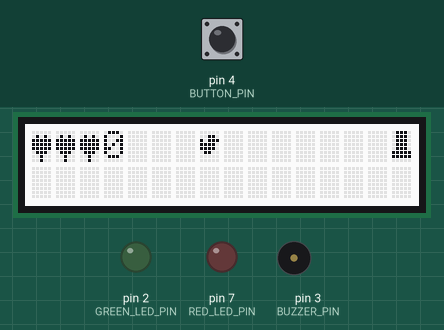
A sketch run on a simulated Arduino Uno, built with avr-gcc and run on an emulated ATmega328P. On the bench: 16×2 character LCD, output pins drawn as LEDs (lit = HIGH), buzzer (waves = sounding). The test bench sets the inputs (shaded band); at power-on: pin 4 (BUTTON_PIN) HIGH. Random numbers use the default seed unless the sketch sets one.

Above: at 1.3 s.
1.4 s: pin 4 (BUTTON_PIN) pulled LOW for 0.75 s
At 1.78 s:
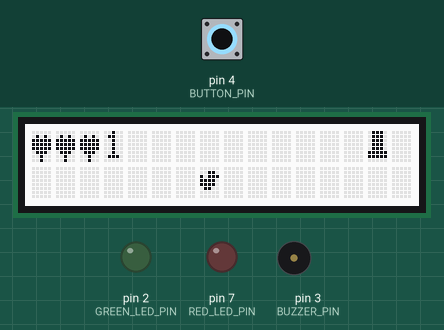
3.6 s: pin 4 (BUTTON_PIN) pulled LOW for 3.2 s
At 4.15 s:
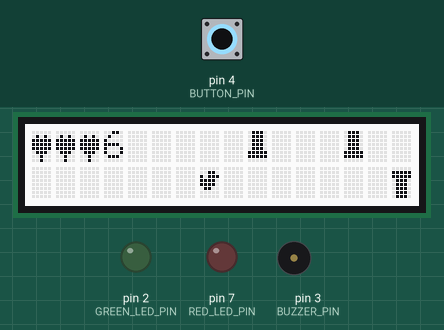
8.3 s: pin 4 (BUTTON_PIN) pulled LOW for 1 s
At 8.76 s:
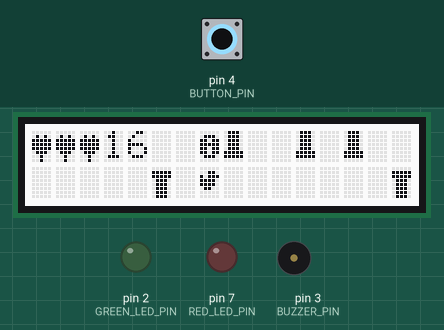
11.3 s: pin 4 (BUTTON_PIN) pulled LOW for 0.75 s
At 11.82 s:
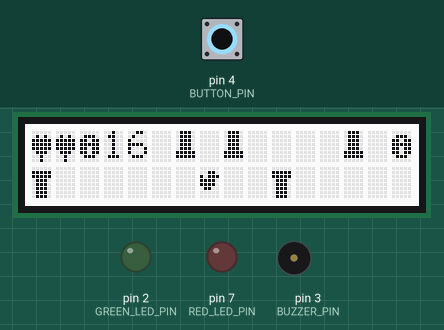
14.4 s: pin 4 (BUTTON_PIN) pulled LOW for 3.2 s
At 18.4 s:
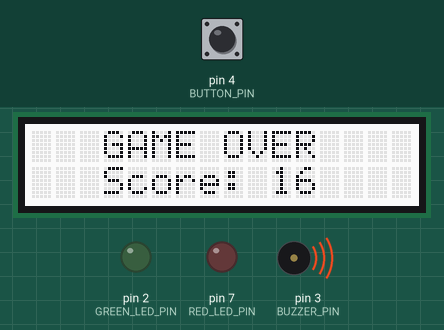
Timing chart, 0 to 22.3 s (numbered marks = the images above; inputs shaded):
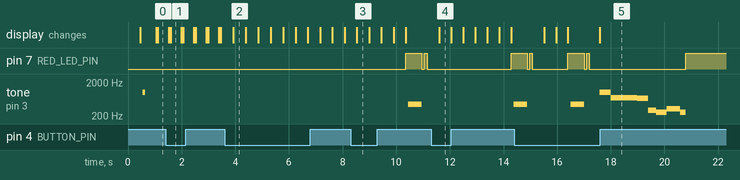

The sketch:

arduinoFlappyBirds.ino
```cpp
#include <Wire.h>
#include <rgb_lcd.h>
#include "notes.h"

rgb_lcd lcd;

#define BUTTON_PIN 4
#define BUZZER_PIN 3
#define GREEN_LED_PIN 2
#define RED_LED_PIN 7

bool hasPlayedDeadChime = false;

void playStartupChime() {
  tone(BUZZER_PIN, 1000);
  delay(100);
  noTone(BUZZER_PIN);
}

void playCoinChime() {
  tone(BUZZER_PIN, NOTE_B5);
  delay(200);
  noTone(BUZZER_PIN);
  analogWrite(BUZZER_PIN, NOTE_E6);
  delay(400);
  noTone(BUZZER_PIN);
}

void playCollisionChime() {
  tone(BUZZER_PIN, NOTE_A4);
  delay(300);
  noTone(BUZZER_PIN);
  tone(BUZZER_PIN, NOTE_A4);
  delay(200);
  noTone(BUZZER_PIN);
}

void playDeadChime() {
  if (!hasPlayedDeadChime){
    tone(BUZZER_PIN, NOTE_B5);
    delay(400);
    noTone(BUZZER_PIN);
    tone(BUZZER_PIN, NOTE_F5);
    delay(500);
    noTone(BUZZER_PIN);
    tone(BUZZER_PIN, NOTE_F5);
    delay(500);
    noTone(BUZZER_PIN);
    tone(BUZZER_PIN, NOTE_E5);
    delay(400);
    noTone(BUZZER_PIN);
    tone(BUZZER_PIN, NOTE_D4);
    delay(300);
    noTone(BUZZER_PIN);
    tone(BUZZER_PIN, NOTE_C4);
    delay(400);
    noTone(BUZZER_PIN);
    tone(BUZZER_PIN, NOTE_E4);
    delay(300);
    noTone(BUZZER_PIN);
    tone(BUZZER_PIN, NOTE_E4);
    delay(200);
    noTone(BUZZER_PIN);
    tone(BUZZER_PIN, NOTE_C4);
    delay(200);
    noTone(BUZZER_PIN);
    hasPlayedDeadChime = true;
  }
}

byte pipeSymbol[8] = {
  0b00000,
  0b11111,
  0b11111,
  0b01110,
  0b01110,
  0b01110,
  0b01110,
  0b01110
};

byte pipeTopSymbol[8] = {
  0b01110,
  0b01110,
  0b01110,
  0b01110,
  0b01110,
  0b11111,
  0b11111,
  0b00000
};

byte birdSymbol[8] = {
  0b00000,
  0b00110,
  0b10111,
  0b11110,
  0b11110,
  0b01100,
  0b00000,
  0b00000
};

byte birdAnimSymbol[8] = {
  0b00000,
  0b00000,
  0b00110,
  0b10111,
  0b11110,
  0b11110,
  0b01100,
  0b01000
};

byte hitSymbol[8] = {
  0b10001,
  0b11011,
  0b01010,
  0b00100,
  0b00100,
  0b01010,
  0b11011,
  0b10001
};

byte heartSymbol[8] = {
  0b00000,
  0b01010,
  0b11111,
  0b11111,
  0b11111,
  0b01110,
  0b00100,
  0b00100
};

byte coinSymbol[8] = {
  0b00000,
  0b01110,
  0b11011,
  0b11111,
  0b11011,
  0b11011,
  0b01110,
  0b00000
};

int pipes[16];
int topPipes[16] = { 0 };
int coins[16] = { 0 };
int birdY = 2;
int birdX = 7;
int score = 0;
int speed = 400;
int life = 3;

void setup() {
  Serial.begin(9600);
  lcd.begin(16, 2);
  lcd.createChar(0, pipeSymbol);
  lcd.createChar(1, birdSymbol);
  lcd.createChar(2, hitSymbol);
  lcd.createChar(3, heartSymbol);
  lcd.createChar(4, birdAnimSymbol);
  lcd.createChar(5, pipeTopSymbol);
  lcd.createChar(6, coinSymbol);
  pinMode(BUTTON_PIN, INPUT_PULLUP);
  pinMode(GREEN_LED_PIN, OUTPUT);
  pinMode(RED_LED_PIN, OUTPUT);
}

void birdFly() {
  int buttonValue = digitalRead(BUTTON_PIN);
  int charId = 0;

  if (buttonValue == HIGH) {
    birdY = 0;
    charId = 1;
  } else {
    birdY = 1;
    charId = 1;
  }

  if (birdY == 0) {
    lcd.setCursor(birdX, birdY);
    lcd.write(1);
  } else {
    lcd.setCursor(birdX, birdY);
    lcd.print(' ');
    birdY = 1;
    lcd.setCursor(birdX, birdY);
    lcd.write(1);
  }
}

void checkCollision() {
  if ((pipes[birdX] == 1 && birdY != 0) || (topPipes[birdX] == 1 && birdY == 0)) {
    lcd.setCursor(birdX, birdY);
    lcd.write(2);
    life--;
    score -= 5;

    digitalWrite(RED_LED_PIN, HIGH);
    delay(100);
    playCollisionChime();
    digitalWrite(RED_LED_PIN, LOW);
    delay(100);
    digitalWrite(RED_LED_PIN, HIGH);
    delay(100);
    digitalWrite(RED_LED_PIN, LOW);
  } else if (coins[birdX] == 1 && birdY != 1) {
    lcd.setCursor(birdX, birdY);
    lcd.write(1);
    coins[birdX] = 0;
    score += 5;

    digitalWrite(GREEN_LED_PIN, HIGH);
    delay(100);
    playCoinChime();
    digitalWrite(GREEN_LED_PIN, LOW);
    delay(100);
    digitalWrite(GREEN_LED_PIN, HIGH);
    delay(100);
    digitalWrite(GREEN_LED_PIN, LOW);
  }
}

void movePipes() {
  for (int i = 1; i < 16; i++) {
    pipes[i - 1] = pipes[i];
    topPipes[i - 1] = topPipes[i];
    coins[i - 1] = coins[i];
  }

  if (pipes[14] == 0 && topPipes[14] == 0) {
    if (random(2) == 0) {
      pipes[15] = random(0, 2);
      topPipes[15] = 0;
    } else {
      topPipes[15] = random(0, 2);
      pipes[15] = 0;
    }
    if (pipes[15] == 0 && topPipes[15] == 0) {
      coins[15] = random(0, 2);
    } else {
      coins[15] = 0;
    }
  } else {
    pipes[15] = 0;
    topPipes[15] = 0;
    coins[15] = 0;
  }

  for (int i = 0; i < 16; i++) {
    lcd.setCursor(i, 0);
    if (topPipes[i] == 1) {
      lcd.write((byte)5);
    } else if (coins[i] == 1) {
      lcd.write((byte)6);
    } else {
      lcd.write(' ');
    }

    lcd.setCursor(i, 1);
    if (pipes[i] == 1) {
      lcd.write((byte)0);
    } else {
      lcd.write(' ');
    }
  }
}

void showLives() {
  int i;
  for (i = 0; i < life; i++) {
    lcd.setCursor(i, 0);
    lcd.write((byte)3);
  }
}

void showScore() {
  lcd.setCursor(3, 0);
  lcd.print(score);
}

bool gameStarted = false;

void loop() {
  lcd.clear();

  if (!gameStarted) {
    lcd.setCursor(1, 0);
    lcd.write(4);
    delay(300);

    lcd.setCursor(3, 0);
    lcd.print("Flappy Bird");
    lcd.setCursor(0, 1);
    lcd.print("Press the button");

    lcd.setCursor(1, 0);
    lcd.write(1);
    delay(100);
    playStartupChime();
    if (digitalRead(BUTTON_PIN) == HIGH) {
      gameStarted = true;
    }
  } else if (life > 0) {
    movePipes();
    birdFly();
    showLives();
    showScore();
    checkCollision();
    score++;
    speed--;
  } else {
    lcd.setCursor(3, 0);
    lcd.print("GAME OVER");
    lcd.setCursor(3, 1);
    lcd.print("Score: ");
    lcd.print(score);
    playDeadChime();
    digitalWrite(RED_LED_PIN, HIGH);
  }

  delay(speed);
}
```

notes.h
```cpp
#define NOTE_B0  31
#define NOTE_C1  33
#define NOTE_CS1 35
#define NOTE_D1  37
#define NOTE_DS1 39
#define NOTE_E1  41
#define NOTE_F1  44
#define NOTE_FS1 46
#define NOTE_G1  49
#define NOTE_GS1 52
#define NOTE_A1  55
#define NOTE_AS1 58
#define NOTE_B1  62
#define NOTE_C2  65
#define NOTE_CS2 69
#define NOTE_D2  73
#define NOTE_DS2 78
#define NOTE_E2  82
#define NOTE_F2  87
#define NOTE_FS2 93
#define NOTE_G2  98
#define NOTE_GS2 104
#define NOTE_A2  110
#define NOTE_AS2 117
#define NOTE_B2  123
#define NOTE_C3  131
#define NOTE_CS3 139
#define NOTE_D3  147
#define NOTE_DS3 156
#define NOTE_E3  165
#define NOTE_F3  175
#define NOTE_FS3 185
#define NOTE_G3  196
#define NOTE_GS3 208
#define NOTE_A3  220
#define NOTE_AS3 233
#define NOTE_B3  247
#define NOTE_C4  262
#define NOTE_CS4 277
#define NOTE_D4  294
#define NOTE_DS4 311
#define NOTE_E4  330
#define NOTE_F4  349
#define NOTE_FS4 370
#define NOTE_G4  392
#define NOTE_GS4 415
#define NOTE_A4  440
#define NOTE_AS4 466
#define NOTE_B4  494
#define NOTE_C5  523
#define NOTE_CS5 554
#define NOTE_D5  587
#define NOTE_DS5 622
#define NOTE_E5  659
#define NOTE_F5  698
#define NOTE_FS5 740
#define NOTE_G5  784
#define NOTE_GS5 831
#define NOTE_A5  880
#define NOTE_AS5 932
#define NOTE_B5  988
#define NOTE_C6  1047
#define NOTE_CS6 1109
#define NOTE_D6  1175
#define NOTE_DS6 1245
#define NOTE_E6  1319
#define NOTE_F6  1397
#define NOTE_FS6 1480
#define NOTE_G6  1568
#define NOTE_GS6 1661
#define NOTE_A6  1760
#define NOTE_AS6 1865
#define NOTE_B6  1976
#define NOTE_C7  2093
#define NOTE_CS7 2217
#define NOTE_D7  2349
#define NOTE_DS7 2489
#define NOTE_E7  2637
#define NOTE_F7  2794
#define NOTE_FS7 2960
#define NOTE_G7  3136
#define NOTE_GS7 3322
#define NOTE_A7  3520
#define NOTE_AS7 3729
#define NOTE_B7  3951
#define NOTE_C8  4186
#define NOTE_CS8 4435
#define NOTE_D8  4699
#define NOTE_DS8 4978
#define REST      0
```

Measured:
- by itself, tone on pin 3 (BUZZER_PIN): plays 440 Hz for 0.50 s, 988 Hz for 0.40 s, 698 Hz for 1.0 s, 659 Hz for 0.40 s, 294 Hz for 0.30 s, 262 Hz for 0.40 s … (8 notes in this stretch)
- what the display in image 2 shows lasts 0.5 s, from 3.9 s to 4.4 s
